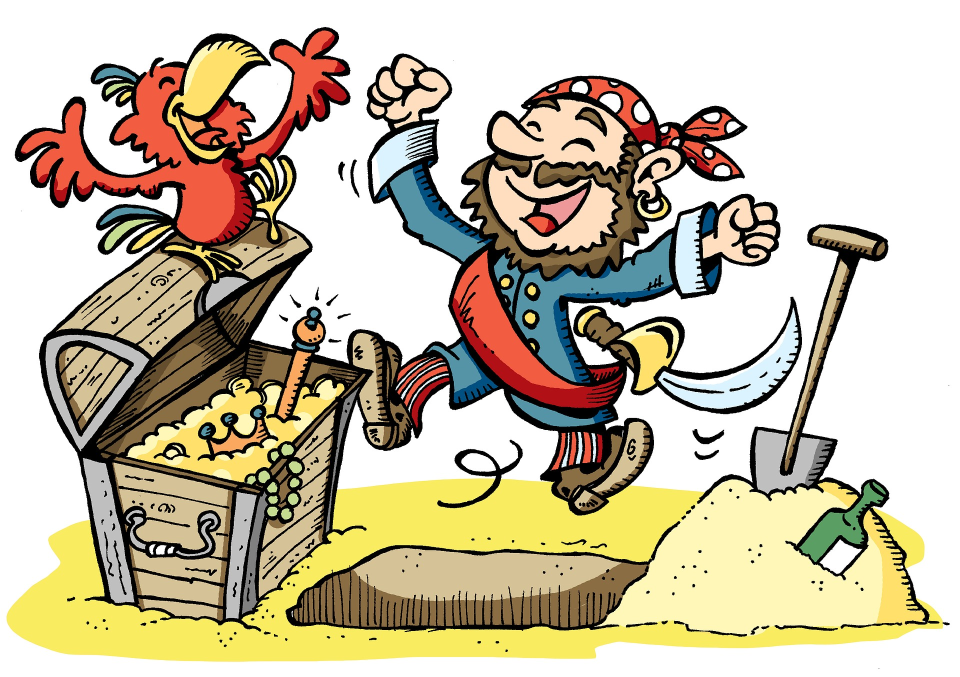
#> input picture Matplotlib.Enchance/Chapter10/10_5/captain-bird.png, 1920 x 1353 px, found by its file name (shown at 1/2 size)
$ python figure_10_6.py
#> lines starting #> are read from the running program, lines starting #| are printed output that depends on the picture
import matplotlib.pyplot as plt

# create a new figure
fig = plt.figure()

# figure picture
# use "r" to avoid escape sequence \f
imageData1 = plt.imread(r"D:\figure_image\captain-bird.png")
#> imageData1 is the input picture: shape (1353, 1920, 4) float32; mean R, G, B, A 0.781, 0.735, 0.647, 1
# add an image to the figure
fig.figimage(imageData1,200,100,origin="upper",alpha=0.05,resize=True,zorder=1)

# axes pictrue
imageData2 = plt.imread(r"D:\figure_image\treasure-map.png")
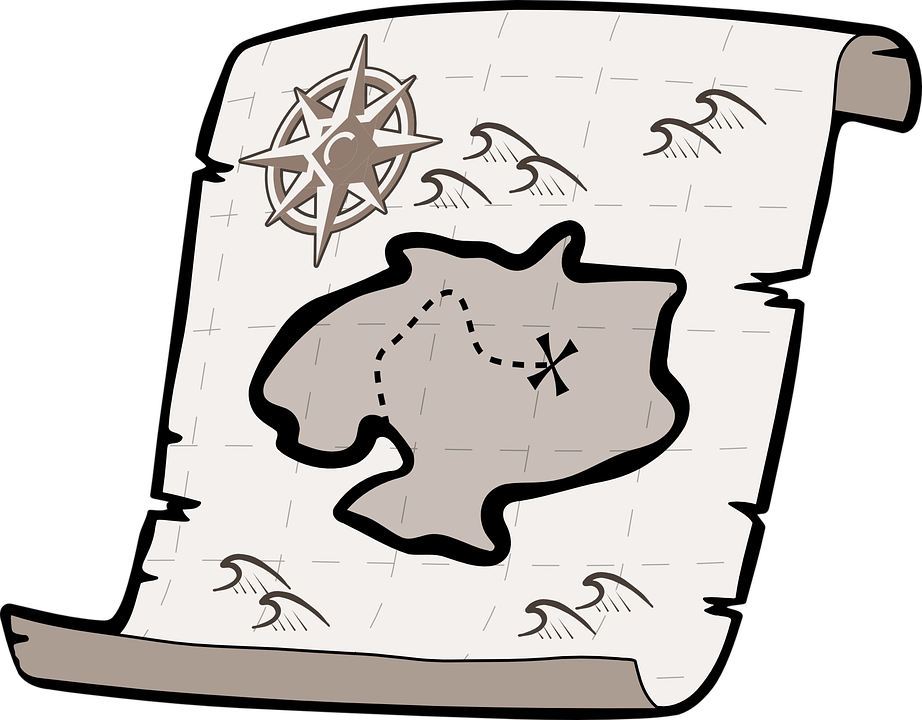
#> input picture Matplotlib.Enchance/Chapter10/10_5/treasure-map.png, 922 x 720 px, found by its file name
#> imageData2 is the input picture: shape (720, 922, 4) float32; mean R, G, B, A 0.511, 0.498, 0.486, 0.684
# display an image i.e. data on a 2D raster
plt.imshow(imageData2,alpha=1.0)
plt.axis("off")

# set several points
plt.scatter([348,445,657],[387,523,415],c="black",edgecolor="w",s=50)

bboxs=dict(facecolor="navy",edgecolor="navy",alpha=0.8)
plt.text(299,369,r"#1$\ \Re\Game\Im$",fontsize=15,color="w",bbox=bboxs)
plt.text(404,504,r"#2$\ \ss\ell\wp$",fontsize=15,color="w",bbox=bboxs)
plt.text(614,399,r"#3$\ \hslash\imath\jmath$",fontsize=15,color="w",bbox=bboxs)

plt.annotate("where to go...",xy=(552,363),
             xycoords="data",
             xytext=(555,308),
             textcoords="data",
             weight="black",
             color="#000000",
             arrowprops=dict(arrowstyle="<|-",
                             relpos=(0.2,0.0)))

# set a diagram describing the points
diagramContent = r"#1$\ \ $"+r"$\bigstar$"*3+"\n"+\
                 r"#2$\ \ $"+r"$\bigstar$"*4+"\n"+\
                 r"#3$\ \ $"+r"$\bigstar$"*1+"\n"+\
                 r"#?$\ \ $"+"???"
bbox={"boxstyle":"round","facecolor":"#F3F0ED",
      "edgecolor":"#453B34","linewidth":2,
      "linestyle":"--","alpha":0.8}
plt.text(688,162,diagramContent,
         fontsize=25,
         color="#453B34",
         rotation=-5,
         bbox=bbox)

plt.text(663,62,"Potential Treasure",fontsize=20,color="k",weight="bold",rotation=-5)

# save a SVG file
fig.savefig(r"D:\figure_image\figure_image.svg")
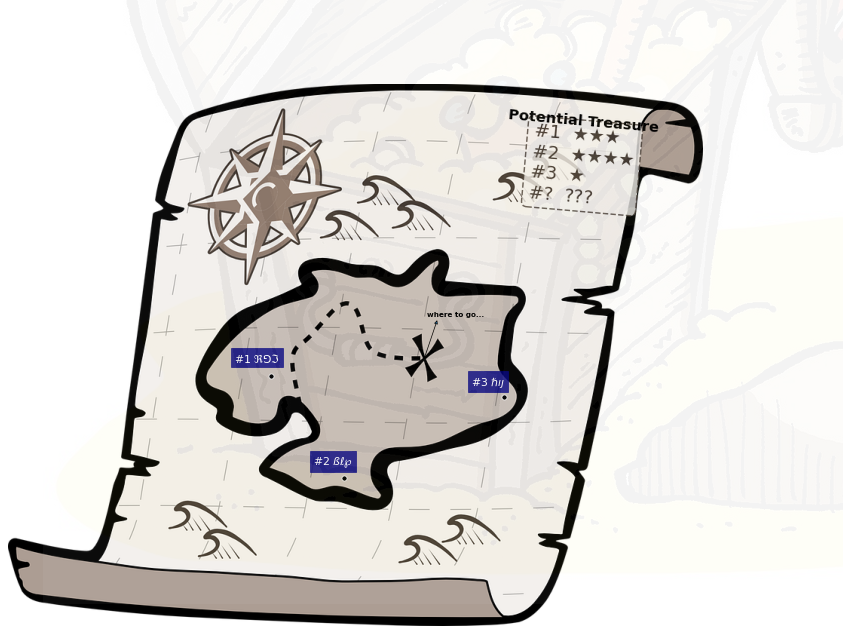
#> figure drawn by matplotlib, 1 panel
